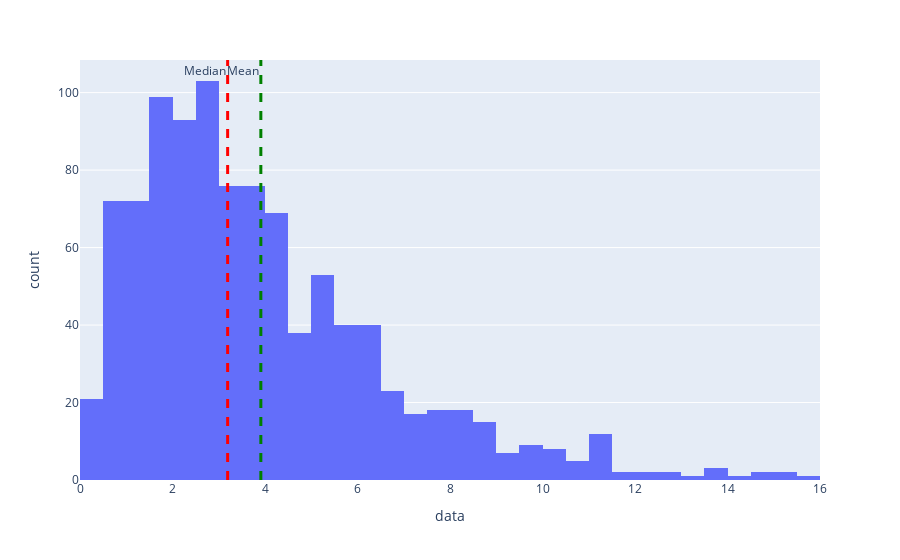
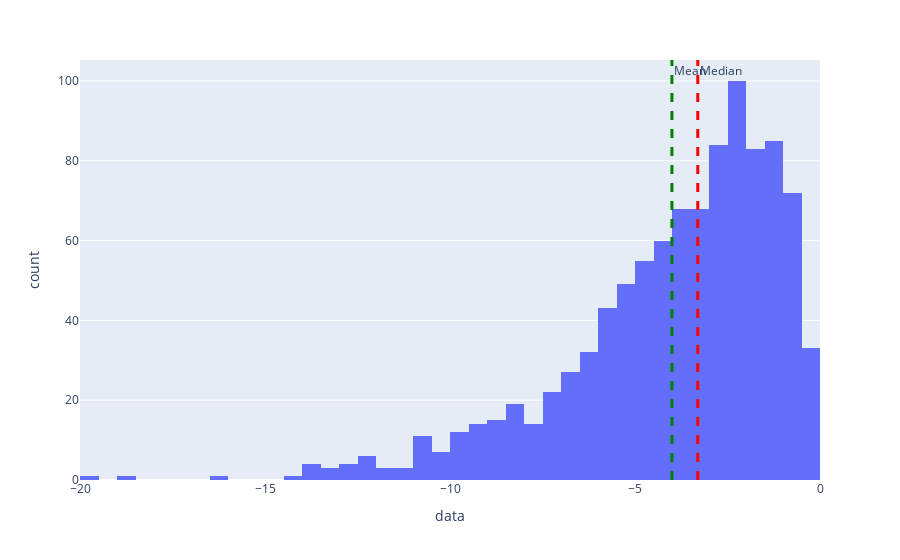

These figures' notebook cell, in order:
### Markdown cell above
### Question 5

### Code cell
from scipy import stats
import pandas as pd
import numpy as np
import plotly.express as px
  
sample1 = stats.gamma(a=2,scale=2).rvs(size=1000)
sample2 = -stats.gamma(a=2,scale=2).rvs(size=1000)

# Right-skewed sample (already generated)
sample1_mean = sample1.mean()
sample1_median = np.quantile(sample1, [0.5])

# Plot right-skewed distribution with mean and median annotations
fig1 = px.histogram(pd.DataFrame({'data': sample1}), x="data")
fig1.add_vline(x=sample1_mean, line_width=3, line_dash="dash", line_color="green", annotation_text="Mean", annotation_position="top left")
fig1.add_vline(x=sample1_median[0], line_width=3, line_dash="dash", line_color="red", annotation_text="Median", annotation_position="top left")
fig1.show()
# fig1.show(renderer="png")

# Left-skewed sample
sample2_mean = sample2.mean()
sample2_median = np.quantile(sample2, [0.5])

# Plot left-skewed distribution with mean and median annotations
fig2 = px.histogram(pd.DataFrame({'data': sample2}), x="data")
fig2.add_vline(x=sample2_mean, line_width=3, line_dash="dash", line_color="green", annotation_text="Mean", annotation_position="top right")
fig2.add_vline(x=sample2_median[0], line_width=3, line_dash="dash", line_color="red", annotation_text="Median", annotation_position="top right")
fig2.show()
# fig2.show(renderer="png")

### Figure 1 — Plotly figure (JSON) as saved in the notebook; plotly's stock layout.template omitted (floating-point values rounded to 4 significant figures; data arrays with more than 128 entries replaced by an {"elided": "..."} marker saying what was removed)
{"data": [{"alignmentgroup": "True", "bingroup": "x", "hovertemplate": "data=%{x}<br>count=%{y}<extra></extra>", "legendgroup": "", "marker": {"color": "#636efa", "pattern": {"shape": ""}}, "name": "", "offsetgroup": "", "orientation": "v", "showlegend": false, "type": "histogram", "x": {"elided": "1000 float values"}, "xaxis": "x", "yaxis": "y"}], "layout": {"annotations": [{"showarrow": false, "text": "Mean", "x": 3.91, "xanchor": "right", "xref": "x", "y": 1, "yanchor": "top", "yref": "y domain"}, {"showarrow": false, "text": "Median", "x": 3.192, "xanchor": "right", "xref": "x", "y": 1, "yanchor": "top", "yref": "y domain"}], "barmode": "relative", "legend": {"tracegroupgap": 0}, "margin": {"t": 60}, "shapes": [{"line": {"color": "green", "dash": "dash", "width": 3}, "type": "line", "x0": 3.91, "x1": 3.91, "xref": "x", "y0": 0, "y1": 1, "yref": "y domain"}, {"line": {"color": "red", "dash": "dash", "width": 3}, "type": "line", "x0": 3.192, "x1": 3.192, "xref": "x", "y0": 0, "y1": 1, "yref": "y domain"}], "xaxis": {"anchor": "y", "domain": [0, 1], "title": {"text": "data"}}, "yaxis": {"anchor": "x", "domain": [0, 1], "title": {"text": "count"}}}}

### Figure 2 — Plotly figure (JSON) as saved in the notebook; plotly's stock layout.template omitted (floating-point values rounded to 4 significant figures; data arrays with more than 128 entries replaced by an {"elided": "..."} marker saying what was removed)
{"data": [{"alignmentgroup": "True", "bingroup": "x", "hovertemplate": "data=%{x}<br>count=%{y}<extra></extra>", "legendgroup": "", "marker": {"color": "#636efa", "pattern": {"shape": ""}}, "name": "", "offsetgroup": "", "orientation": "v", "showlegend": false, "type": "histogram", "x": {"elided": "1000 float values"}, "xaxis": "x", "yaxis": "y"}], "layout": {"annotations": [{"showarrow": false, "text": "Mean", "x": -4.002, "xanchor": "left", "xref": "x", "y": 1, "yanchor": "top", "yref": "y domain"}, {"showarrow": false, "text": "Median", "x": -3.304, "xanchor": "left", "xref": "x", "y": 1, "yanchor": "top", "yref": "y domain"}], "barmode": "relative", "legend": {"tracegroupgap": 0}, "margin": {"t": 60}, "shapes": [{"line": {"color": "green", "dash": "dash", "width": 3}, "type": "line", "x0": -4.002, "x1": -4.002, "xref": "x", "y0": 0, "y1": 1, "yref": "y domain"}, {"line": {"color": "red", "dash": "dash", "width": 3}, "type": "line", "x0": -3.304, "x1": -3.304, "xref": "x", "y0": 0, "y1": 1, "yref": "y domain"}], "xaxis": {"anchor": "y", "domain": [0, 1], "title": {"text": "data"}}, "yaxis": {"anchor": "x", "domain": [0, 1], "title": {"text": "count"}}}}
